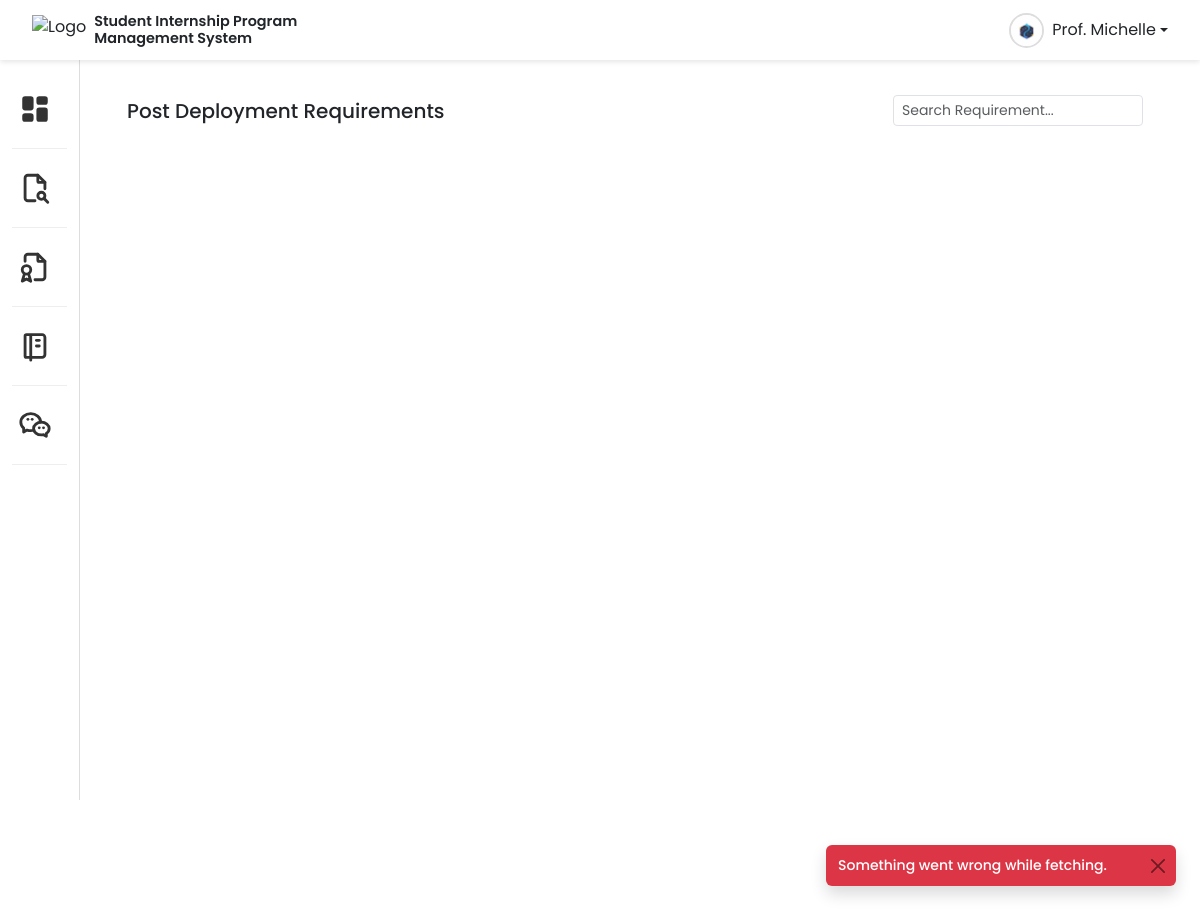
Page /4student/postdeploy/postdeploy.php (signed in) on the committed database.
### tables this page shows
CREATE TABLE `users` (
  `users_id` int(11) NOT NULL,
  `coordinator_id` int(11) DEFAULT NULL,
  `fname` varchar(50) DEFAULT NULL,
  `mname` varchar(50) DEFAULT NULL,
  `lname` varchar(50) DEFAULT NULL,
  `sex` enum('female','male') DEFAULT NULL,
  `address` text DEFAULT NULL,
  `phone` varchar(20) DEFAULT NULL,
  `institute` enum('Institute of Engineering and Applied Technology','Institute of Management') DEFAULT NULL,
  `school_id` varchar(150) DEFAULT NULL,
  `course` enum('BS in Business Administration','BS in Hospitality Management','BS in Agriculture and Biosystems Engineering','BS in Geodetic Engineering','BS in Food Technology','BS in Information Technology') DEFAULT NULL,
  `hte_id` int(11) DEFAULT NULL,
  `year_section` enum('4-A','4-B','4-C','4-D','4-E','4-F','4-G') DEFAULT NULL,
  `designation` varchar(100) DEFAULT NULL,
  `role` enum('admin','coordinator','student','trainer','subtrainer') DEFAULT NULL,
  `email` varchar(100) DEFAULT NULL,
  `username` varchar(50) DEFAULT NULL,
  `password` varchar(255) DEFAULT NULL,
  `temppass` varchar(255) DEFAULT NULL,
  `otp` varchar(10) DEFAULT NULL,
  `activate` tinyint(1) NOT NULL DEFAULT 0,
  `guid` varchar(255) DEFAULT NULL,
  `image_profile` text DEFAULT NULL,
  `chat_stats` enum('online','offline','default') DEFAULT 'offline',
  `users_account` enum('enabled','disabled') DEFAULT 'enabled',
  `created_on` timestamp NOT NULL DEFAULT current_timestamp(),
  `updated_on` timestamp NOT NULL DEFAULT current_timestamp() ON UPDATE current_timestamp(),
  `attended` enum('yes','no') DEFAULT 'no',
  `assigned` enum('BS in Business Administration','BS in Hospitality Management','BS in Agriculture and Biosystems Engineering','BS in Geodetic Engineering','BS in Food Technology','BS in Information Technology') DEFAULT NULL,
  `ojt_stats` enum('deployed','pending','pulled-out') DEFAULT 'pending',
  `is_completed` enum('c','nyc') DEFAULT NULL,
  `time_in` datetime DEFAULT NULL,
  `time_out` datetime DEFAULT NULL,
  `remarks` text DEFAULT NULL
);

### 4student/postdeploy/postdeploy.php (the view, shortened to what this page needs)
<?php
include("../../0config/database.php");
$user_id = $_SESSION['user_id'];
$sql = "SELECT image_profile, username, fname FROM users WHERE users_id = ?";
$stmt = $conn->prepare($sql);
$stmt->bind_param("i", $user_id);
$stmt->execute();
$result = $stmt->get_result();
$user = $result->fetch_assoc();
$imageProfile = $user['image_profile'] ?? '';
$profilePath = "../../upload_profile/" . htmlspecialchars($imageProfile);
$defaultImage = "../../upload_profile/siplogo.png";
$userImage = (!empty($imageProfile) && file_exists(__DIR__ . "/" . $profilePath)) ? $profilePath : $defaultImage;
$usernameDisplay = !empty($user['fname']) ? htmlspecialchars($user['fname']) : htmlspecialchars($user['username']);
?>
<!DOCTYPE html>
<html lang="en">
<head>
    <link rel="stylesheet" href="https://cdn.jsdelivr.net/npm/bootstrap@5.3.0/dist/css/bootstrap.min.css">
    <link rel="stylesheet" href="https://cdnjs.cloudflare.com/ajax/libs/font-awesome/6.4.2/css/all.min.css">
    <link href="https://cdn.jsdelivr.net/npm/bootstrap@5.3.0/dist/css/bootstrap.min.css" rel="stylesheet">
    <link rel="stylesheet" href="../../4student/postdeploy/css/topbar.css">
    <link rel="stylesheet" href="../../4student/postdeploy/css/leftsidebar.css">
    <link rel="stylesheet" href="../../4student/postdeploy/css/dashboard_body.css">
    <link rel="stylesheet" href="../../4student/postdeploy/css/card_design.css">
</head>
<body>
    <nav class="navbar navbar-expand-lg topbar-container">
        <div class="container-fluid">
            <div class="d-flex align-items-center">
                <img src="../../resources/siplogo.png" alt="Logo" class="logo me-2">
                <span class="system-name">Student Internship Program<br>Management System</span>
            </div>
            <div class="d-flex align-items-center topbar-right">
                <div class="dropdown">
                    <div class="d-flex align-items-center dropdown-toggle" id="userDropdown" data-bs-toggle="dropdown">
                        <img src="<?php echo $userImage; ?>" alt="User Profile" class="profile-img me-2">
                        <span class="fw-normal"><?php echo ucfirst($usernameDisplay); ?></span>
                    </div>
                </div>
            </div>
        </div>
    </nav>
    <div class="container-fluid main-container">
        <div class="row">
            <div class="col-auto sidebar">
                <ul class="sidebar-menu">
                    <li>
                        <a href="../../4student/studentdashboard.php" data-bs-toggle="tooltip" title="Dashboard">
                        </a>
                    </li>
                    <li>
                        <a href="../../4student/predeploy/predeploy.php" data-bs-toggle="tooltip" title="Pre Deployment">
                        </a>
                    </li>
                    <li>
                        <a href="../../4student/postdeploy/postdeploy.php" data-bs-toggle="tooltip" title="Post Deployment">
                        </a>
                    </li>
                    <li>
                        <a href="../../4student/journal/journal.php" data-bs-toggle="tooltip" title="My Journal">
                        </a>
                    </li>
                    <li>
                        <a href="../../4student/chat/chat.php" data-bs-toggle="tooltip" title="Chat Room">
                        </a>
                    </li>
                </ul>
            </div>
        </div>
        <div class="dashboard-container">
            <h5 class="dashboard-header">
                <div class="dashboard-main">
                    <div class="dashboard-content">
                        <div class="d-flex justify-content-between align-items-center mb-3">
                            <h5 class="m-0">Post Deployment Requirements</h5>
                            <div class="search-container d-flex align-items-center gap-2">
                                <input
                                    type="text"
                                    id="searchInput"
                                    class="form-control form-control-sm no-clear"
                                    placeholder="Search Requirement..."
                                    style="max-width: 250px;" />
                            </div>
                        </div>
                        <div id="toastContainer" class="toast-container position-fixed bottom-0 end-0 p-3"></div>
                    </div>
                </div>
            </h5>
        </div>
    </div>
</body>
</html>

### 4student/postdeploy/css/topbar.css (style rules this page uses)
body { font-family: "Poppins", sans-serif !important; }
.topbar-container { position: fixed !important; top: 0; left: 0; width: 100%; height: 60px; background-color: white; z-index: 1050; box-shadow: 0px 2px 5px rgba(0, 0, 0, 0.1); display: flex; justify-content: space-between; align-items: center; padding: 0 20px; }
body { margin: 0; padding-top: 60px !important; overflow-x: hidden; }
.logo { height: 30px; width: auto; }
.profile-img { height: 35px; width: 35px; border-radius: 50%; object-fit: cover; border: 2px solid #ddd; }
.system-name { font-size: 0.9rem; font-weight: 600; text-align: left; max-width: 250px; white-space: normal; margin-bottom: 0; display: block; line-height: 1.2; }

### 4student/postdeploy/css/leftsidebar.css (style rules this page uses)
body { font-family: "Poppins", sans-serif !important; }
.sidebar { position: fixed; top: 60px; left: 0; width: 80px; height: calc(100vh - 60px); background-color: white; border-right: 1px solid #ddd; display: flex; flex-direction: column; align-items: center; padding-top: 10px; overflow-y: auto; z-index: 1000; }
.sidebar-menu { list-style: none; padding: 0; margin: 0; width: 100%; }
.sidebar-menu li { text-align: center; padding: 12px 0; border-bottom: 1px solid #eee; }
.sidebar-menu li a { text-decoration: none; color: #333; font-size: 1.5rem; display: flex; flex-direction: column; align-items: center; justify-content: center; transition: background 0.3s, transform 0.2s; padding: 12px 0; position: relative; z-index: 1001; }
.sidebar { overflow-y: auto; scrollbar-width: thin; }
.sidebar-menu a { position: relative; }
.sidebar-menu li { position: relative; padding: 10px; }
.sidebar-menu svg { margin-right: 10px; }

### 4student/postdeploy/css/dashboard_body.css (style rules this page uses)
body { font-family: "Poppins", sans-serif !important; }
.dashboard-container { display: flex; flex-direction: column; padding: 15px; width: 100%; }
.dashboard-header { width: 100%; text-align: left; padding: 10px 20px 5px 90px; font-size: 1rem; font-weight: 500; background: white; margin-bottom: 5px; }
.dashboard-main { display: flex; justify-content: flex-start; align-items: flex-start; width: 100%; }
.dashboard-content { flex-grow: 1; padding: 10px; min-height: 100vh; width: 100%; }

### 4student/postdeploy/css/card_design.css (style rules this page uses)
.search-container { width: 250px; }

### rows in the picture
users: image_profile (picture), fname "Prof. Michelle"
